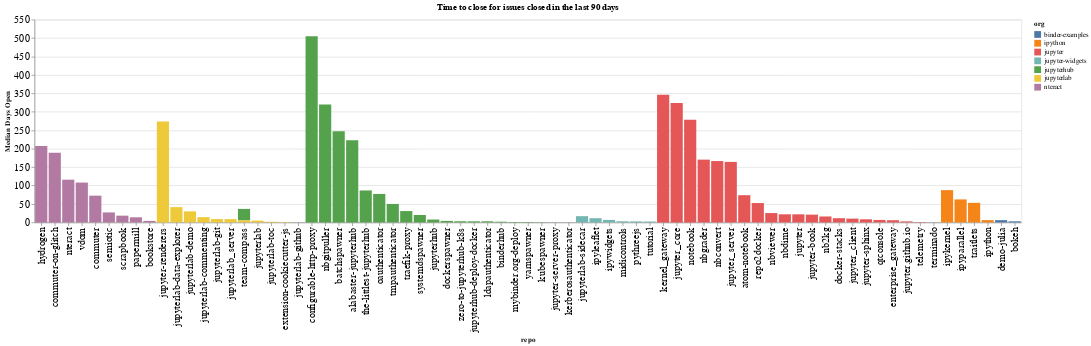

The cell this chart's notebook holds for it:
### Code cell
time_open = closed.groupby(['org', 'repo']).agg({'time_open': 'median'}).reset_index()
time_open['time_open'] = time_open['time_open'] / (60 * 60 * 24)
time_open['org/repo'] = time_open.apply(lambda a: a['org'] + '/' + a['repo'], axis=1)
sorted_vals = time_open.sort_values(['org', 'time_open'], ascending=False)['repo'].values
alt.Chart(data=time_open, title=f"Time to close for issues closed in the last {n_days} days").mark_bar().encode(
    x=alt.X('repo', sort=alt.Sort(sorted_vals.tolist())),
    y=alt.Y('time_open', title="Median Days Open"),
    color='org',
)

### Figure 1 — Vega-Lite specification as saved in the notebook (floating-point values rounded to 4 significant figures)
{"$schema": "https://vega.github.io/schema/vega-lite/v3.3.0.json", "config": {"axisBottom": {"labelFontSize": 15}, "axisLeft": {"labelFontSize": 15}}, "data": {"name": "data-b7e977a9a2214652a5a6e1f13d89138a"}, "datasets": {"data-b7e977a9a2214652a5a6e1f13d89138a": [{"org": "binder-examples", "org/repo": "binder-examples/bokeh", "repo": "bokeh", "time_open": 2.983}, {"org": "binder-examples", "org/repo": "binder-examples/demo-julia", "repo": "demo-julia", "time_open": 6.085}, {"org": "ipython", "org/repo": "ipython/ipykernel", "repo": "ipykernel", "time_open": 87.53}, {"org": "ipython", "org/repo": "ipython/ipyparallel", "repo": "ipyparallel", "time_open": 62.38}, {"org": "ipython", "org/repo": "ipython/ipython", "repo": "ipython", "time_open": 6.24}, {"org": "ipython", "org/repo": "ipython/traitlets", "repo": "traitlets", "time_open": 53.08}, {"org": "jupyter", "org/repo": "jupyter/atom-notebook", "repo": "atom-notebook", "time_open": 73.86}, {"org": "jupyter", "org/repo": "jupyter/docker-stacks", "repo": "docker-stacks", "time_open": 11.42}, {"org": "jupyter", "org/repo": "jupyter/enterprise_gateway", "repo": "enterprise_gateway", "time_open": 5.897}, {"org": "jupyter", "org/repo": "jupyter/jupyter", "repo": "jupyter", "time_open": 21.94}, {"org": "jupyter", "org/repo": "jupyter/jupyter-book", "repo": "jupyter-book", "time_open": 21.03}, {"org": "jupyter", "org/repo": "jupyter/jupyter-sphinx", "repo": "jupyter-sphinx", "time_open": 8.419}, {"org": "jupyter", "org/repo": "jupyter/jupyter.github.io", "repo": "jupyter.github.io", "time_open": 2.755}, {"org": "jupyter", "org/repo": "jupyter/jupyter_client", "repo": "jupyter_client", "time_open": 10.28}, {"org": "jupyter", "org/repo": "jupyter/jupyter_core", "repo": "jupyter_core", "time_open": 324.0}, {"org": "jupyter", "org/repo": "jupyter/jupyter_server", "repo": "jupyter_server", "time_open": 164.1}, {"org": "jupyter", "org/repo": "jupyter/kernel_gateway", "repo": "kernel_gateway", "time_open": 346.5}, {"org": "jupyter", "org/repo": "jupyter/nb2kg", "repo": "nb2kg", "time_open": 16.08}, {"org": "jupyter", "org/repo": "jupyter/nbconvert", "repo": "nbconvert", "time_open": 166.4}, {"org": "jupyter", "org/repo": "jupyter/nbdime", "repo": "nbdime", "time_open": 21.97}, {"org": "jupyter", "org/repo": "jupyter/nbgrader", "repo": "nbgrader", "time_open": 170.2}, {"org": "jupyter", "org/repo": "jupyter/nbviewer", "repo": "nbviewer", "time_open": 25.31}, {"org": "jupyter", "org/repo": "jupyter/notebook", "repo": "notebook", "time_open": 278.1}, {"org": "jupyter", "org/repo": "jupyter/qtconsole", "repo": "qtconsole", "time_open": 6.689}, {"org": "jupyter", "org/repo": "jupyter/repo2docker", "repo": "repo2docker", "time_open": 52.54}, {"org": "jupyter", "org/repo": "jupyter/telemetry", "repo": "telemetry", "time_open": 0.9309}, {"org": "jupyter", "org/repo": "jupyter/terminado", "repo": "terminado", "time_open": 0.07604}, {"org": "jupyter-widgets", "org/repo": "jupyter-widgets/ipyleaflet", "repo": "ipyleaflet", "time_open": 11.33}, {"org": "jupyter-widgets", "org/repo": "jupyter-widgets/ipywidgets", "repo": "ipywidgets", "time_open": 6.708}, {"org": "jupyter-widgets", "org/repo": "jupyter-widgets/jupyterlab-sidecar", "repo": "jupyterlab-sidecar", "time_open": 16.91}, {"org": "jupyter-widgets", "org/repo": "jupyter-widgets/midicontrols", "repo": "midicontrols", "time_open": 3.002}, {"org": "jupyter-widgets", "org/repo": "jupyter-widgets/pythreejs", "repo": "pythreejs", "time_open": 2.702}, {"org": "jupyter-widgets", "org/repo": "jupyter-widgets/tutorial", "repo": "tutorial", "time_open": 2.426}, {"org": "jupyterhub", "org/repo": "jupyterhub/alabaster-jupyterhub", "repo": "alabaster-jupyterhub", "time_open": 223.0}, {"org": "jupyterhub", "org/repo": "jupyterhub/batchspawner", "repo": "batchspawner", "time_open": 247.2}, {"org": "jupyterhub", "org/repo": "jupyterhub/binderhub", "repo": "binderhub", "time_open": 1.911}, {"org": "jupyterhub", "org/repo": "jupyterhub/configurable-http-proxy", "repo": "configurable-http-proxy", "time_open": 505.0}, {"org": "jupyterhub", "org/repo": "jupyterhub/dockerspawner", "repo": "dockerspawner", "time_open": 4.06}, {"org": "jupyterhub", "org/repo": "jupyterhub/jupyter-server-proxy", "repo": "jupyter-server-proxy", "time_open": 0.09197}, {"org": "jupyterhub", "org/repo": "jupyterhub/jupyterhub", "repo": "jupyterhub", "time_open": 7.788}, {"org": "jupyterhub", "org/repo": "jupyterhub/jupyterhub-deploy-docker", "repo": "jupyterhub-deploy-docker", "time_open": 3.009}, {"org": "jupyterhub", "org/repo": "jupyterhub/kerberosauthenticator", "repo": "kerberosauthenticator", "time_open": 0.03008}, {"org": "jupyterhub", "org/repo": "jupyterhub/kubespawner", "repo": "kubespawner", "time_open": 0.5387}, {"org": "jupyterhub", "org/repo": "jupyterhub/ldapauthenticator", "repo": "ldapauthenticator", "time_open": 2.999}, {"org": "jupyterhub", "org/repo": "jupyterhub/mybinder.org-deploy", "repo": "mybinder.org-deploy", "time_open": 1.147}, {"org": "jupyterhub", "org/repo": "jupyterhub/nbgitpuller", "repo": "nbgitpuller", "time_open": 319.4}, {"org": "jupyterhub", "org/repo": "jupyterhub/oauthenticator", "repo": "oauthenticator", "time_open": 77.21}, {"org": "jupyterhub", "org/repo": "jupyterhub/systemdspawner", "repo": "systemdspawner", "time_open": 20.07}, {"org": "jupyterhub", "org/repo": "jupyterhub/team-compass", "repo": "team-compass", "time_open": 31.1}, {"org": "jupyterhub", "org/repo": "jupyterhub/the-littlest-jupyterhub", "repo": "the-littlest-jupyterhub", "time_open": 86.69}, {"org": "jupyterhub", "org/repo": "jupyterhub/tmpauthenticator", "repo": "tmpauthenticator", "time_open": 50.09}, {"org": "jupyterhub", "org/repo": "jupyterhub/traefik-proxy", "repo": "traefik-proxy", "time_open": 30.72}, {"org": "jupyterhub", "org/repo": "jupyterhub/yarnspawner", "repo": "yarnspawner", "time_open": 1.138}, {"org": "jupyterhub", "org/repo": "jupyterhub/zero-to-jupyterhub-k8s", "repo": "zero-to-jupyterhub-k8s", "time_open": 3.125}, {"org": "jupyterlab", "org/repo": "jupyterlab/extension-cookiecutter-js", "repo": "extension-cookiecutter-js", "time_open": 0.9646}, {"org": "jupyterlab", "org/repo": "jupyterlab/jupyter-renderers", "repo": "jupyter-renderers", "time_open": 273.4}, {"org": "jupyterlab", "org/repo": "jupyterlab/jupyterlab", "repo": "jupyterlab", "time_open": 4.866}, {"org": "jupyterlab", "org/repo": "jupyterlab/jupyterlab-commenting", "repo": "jupyterlab-commenting", "time_open": 14.24}, {"org": "jupyterlab", "org/repo": "jupyterlab/jupyterlab-data-explorer", "repo": "jupyterlab-data-explorer", "time_open": 41.51}, {"org": "jupyterlab", "org/repo": "jupyterlab/jupyterlab-demo", "repo": "jupyterlab-demo", "time_open": 29.91}, {"org": "jupyterlab", "org/repo": "jupyterlab/jupyterlab-git", "repo": "jupyterlab-git", "time_open": 9.079}, {"org": "jupyterlab", "org/repo": "jupyterlab/jupyterlab-github", "repo": "jupyterlab-github", "time_open": 0.07236}, {"org": "jupyterlab", "org/repo": "jupyterlab/jupyterlab-toc", "repo": "jupyterlab-toc", "time_open": 1.834}, {"org": "jupyterlab", "org/repo": "jupyterlab/jupyterlab_server", "repo": "jupyterlab_server", "time_open": 8.986}, {"org": "jupyterlab", "org/repo": "jupyterlab/team-compass", "repo": "team-compass", "time_open": 5.495}, {"org": "nteract", "org/repo": "nteract/bookstore", "repo": "bookstore", "time_open": 4.121}, {"org": "nteract", "org/repo": "nteract/commuter", "repo": "commuter", "time_open": 72.57}, {"org": "nteract", "org/repo": "nteract/commuter-on-glitch", "repo": "commuter-on-glitch", "time_open": 188.9}, {"org": "nteract", "org/repo": "nteract/hydrogen", "repo": "hydrogen", "time_open": 207.0}, {"org": "nteract", "org/repo": "nteract/nteract", "repo": "nteract", "time_open": 115.8}, {"org": "nteract", "org/repo": "nteract/papermill", "repo": "papermill", "time_open": 13.83}, {"org": "nteract", "org/repo": "nteract/scrapbook", "repo": "scrapbook", "time_open": 18.29}, {"org": "nteract", "org/repo": "nteract/semiotic", "repo": "semiotic", "time_open": 27.04}, {"org": "nteract", "org/repo": "nteract/vdom", "repo": "vdom", "time_open": 108.1}]}, "encoding": {"color": {"field": "org", "type": "nominal"}, "x": {"field": "repo", "sort": ["hydrogen", "commuter-on-glitch", "nteract", "vdom", "commuter", "semiotic", "scrapbook", "papermill", "bookstore", "jupyter-renderers", "jupyterlab-data-explorer", "jupyterlab-demo", "jupyterlab-commenting", "jupyterlab-git", "jupyterlab_server", "team-compass", "jupyterlab", "jupyterlab-toc", "extension-cookiecutter-js", "jupyterlab-github", "configurable-http-proxy", "nbgitpuller", "batchspawner", "alabaster-jupyterhub", "the-littlest-jupyterhub", "oauthenticator", "tmpauthenticator", "team-compass", "traefik-proxy", "systemdspawner", "jupyterhub", "dockerspawner", "zero-to-jupyterhub-k8s", "jupyterhub-deploy-docker", "ldapauthenticator", "binderhub", "mybinder.org-deploy", "yarnspawner", "kubespawner", "jupyter-server-proxy", "kerberosauthenticator", "jupyterlab-sidecar", "ipyleaflet", "ipywidgets", "midicontrols", "pythreejs", "tutorial", "kernel_gateway", "jupyter_core", "notebook", "nbgrader", "nbconvert", "jupyter_server", "atom-notebook", "repo2docker", "nbviewer", "nbdime", "jupyter", "jupyter-book", "nb2kg", "docker-stacks", "jupyter_client", "jupyter-sphinx", "qtconsole", "enterprise_gateway", "jupyter.github.io", "telemetry", "terminado", "ipykernel", "ipyparallel", "traitlets", "ipython", "demo-julia", "bokeh"], "type": "nominal"}, "y": {"field": "time_open", "title": "Median Days Open", "type": "quantitative"}}, "mark": "bar", "title": "Time to close for issues closed in the last 90 days"}
